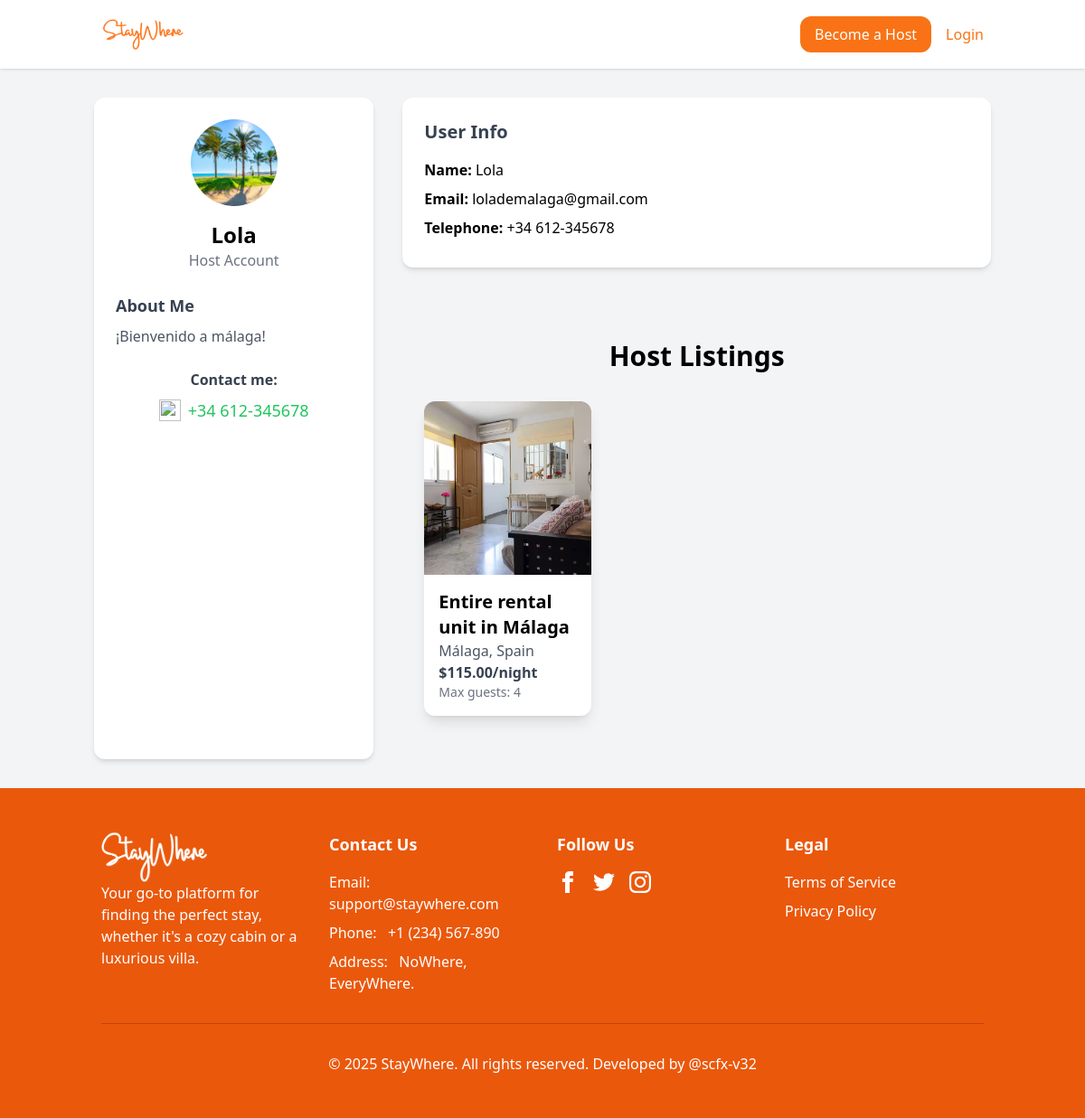
Page /about-user.php?id=12 on the committed database.
### tables this page shows
CREATE TABLE `users` (
  `id` bigint(20) UNSIGNED NOT NULL,
  `name` varchar(255) NOT NULL,
  `email` varchar(255) NOT NULL,
  `telephone` varchar(20) NOT NULL,
  `password` varchar(255) NOT NULL,
  `profile_picture` varchar(255) DEFAULT NULL,
  `about_me` text DEFAULT NULL,
  `role` enum('guest','host','admin') NOT NULL,
  `created_at` timestamp NULL DEFAULT NULL,
  `updated_at` timestamp NULL DEFAULT NULL
);

CREATE TABLE `stays` (
  `id` bigint(20) UNSIGNED NOT NULL,
  `user_id` bigint(20) UNSIGNED NOT NULL,
  `title` varchar(255) NOT NULL,
  `description` text NOT NULL,
  `location` varchar(255) NOT NULL,
  `map_url` varchar(255) NOT NULL,
  `iframe_embed` text DEFAULT NULL,
  `price_per_night` decimal(10,2) NOT NULL,
  `max_guests` int(11) NOT NULL,
  `created_at` timestamp NULL DEFAULT NULL,
  `updated_at` timestamp NULL DEFAULT NULL,
  `available` tinyint(1) DEFAULT 1
);

### about-user.php (the view, shortened to what this page needs)
<?php
require 'config.php';
$user_id = (int)$_GET['id'];
$stmt = $pdo->prepare("SELECT * FROM users WHERE id = ?");
$stmt->execute([$user_id]);
$user = $stmt->fetch(PDO::FETCH_ASSOC);
$is_host = $user['role'] === 'host';
$stays = [];
if ($is_host) {
  $stmt = $pdo->prepare("SELECT s.*, (SELECT url FROM images WHERE stay_id = s.id LIMIT 1) as image_url FROM stays s WHERE user_id = ?");
  $stmt->execute([$user_id]);
  $stays = $stmt->fetchAll(PDO::FETCH_ASSOC);
}
include_once 'headers/header.php';
?>
<!DOCTYPE html>
<html lang="en">
<head>
  <script src="https://cdn.tailwindcss.com"></script>
</head>
<body class="bg-gray-100 min-h-screen">
  <div class="container mx-auto px-4 py-8 grid grid-cols-1 lg:grid-cols-3 gap-8">
    <div class="bg-white p-6 rounded-xl shadow-md sticky top-6">
      <div class="text-center">
        <img src="<?= $user['profile_picture'] ? htmlspecialchars($user['profile_picture']) : 'uploads\profile_pics\no_pfp.jpg' ?>" class="mx-auto h-24 w-24 rounded-full object-cover" alt="Profile Picture">
        <h2 class="text-2xl font-semibold mt-4"><?= htmlspecialchars($user['name']) ?></h2>
        <p class="text-gray-500 capitalize"><?= htmlspecialchars($user['role']) ?> account</p>
      </div>
      <?php if ($is_host): ?>
        <div class="mt-6">
          <h3 class="text-lg font-semibold text-gray-700">About Me</h3>
          <p class="text-gray-600 mt-2"><?= nl2br(htmlspecialchars($user['about_me'])) ?></p>
        </div>
        <div class="text-center mt-6">
          <p class="text-gray-700 font-semibold">Contact me:</p>
          <a href="https://wa.me/<?= htmlspecialchars($user['telephone']) ?>" target="_blank" class="flex justify-center items-center mt-2 text-green-500 text-lg">
            <img src="https://upload.wikimedia.org/wikipedia/commons/6/6b/WhatsApp.svg" alt="WhatsApp Logo" class="h-6 w-6 mr-2">
            <?= htmlspecialchars($user['telephone']) ?>
          </a>
        </div>
      <?php endif; ?>
    </div>
    <div class="lg:col-span-2">
      <div class="bg-white p-6 rounded-xl shadow-md mb-8">
        <h3 class="text-xl font-semibold text-gray-700 mb-4">User Info</h3>
        <p class="mb-2"><span class="font-semibold">Name:</span> <?= htmlspecialchars($user['name']) ?></p>
        <p class="mb-2"><span class="font-semibold">Email:</span> <?= htmlspecialchars($user['email']) ?></p>
        <p class="mb-2"><span class="font-semibold">Telephone:</span> <?= htmlspecialchars($user['telephone']) ?></p>
      </div>
      <?php if ($is_host): ?>
        <div class="container px-6 py-12">
          <h2 class="text-3xl font-bold text-center mb-8">Host Listings</h2>
          <div class="grid grid-cols-1 sm:grid-cols-2 lg:grid-cols-3 gap-6">
            <?php foreach ($stays as $stay): ?>
              <a href="staydetails.php?id=<?= $stay['id'] ?>" class="bg-white rounded-xl shadow-lg overflow-hidden block hover:shadow-xl transition">
                <img src="<?= $stay['image_url'] ? $stay['image_url'] : 'https://placehold.co/400x300?text=Stay+' . urlencode($stay['id']) ?>" alt="<?= htmlspecialchars($stay['title']) ?>" class="w-full h-48 object-cover">
                <div class="p-4">
                  <h3 class="text-xl font-semibold"><?= htmlspecialchars($stay['title']) ?></h3>
                  <p class="text-gray-600"><?= htmlspecialchars($stay['location']) ?></p>
                  <p class="text-gray-700 font-bold">$<?= number_format($stay['price_per_night'], 2) ?>/night</p>
                  <p class="text-sm text-gray-500">Max guests: <?= $stay['max_guests'] ?></p>
                </div>
              </a>
            <?php endforeach; ?>
          </div>
        </div>
      <?php endif; ?>
    </div>
  </div>
  <?php include 'headers/footer.php'; ?>
</body>
</html>

### rows in the picture
users: profile_picture (picture), name "Lola", role "Host", about_me "¡Bienvenido a málaga!", telephone "+34 612-345678", email "lolademalaga@gmail.com"
stays: title "Entire rental unit in Málaga", location "Málaga, Spain", price_per_night "115.00", max_guests "4"
